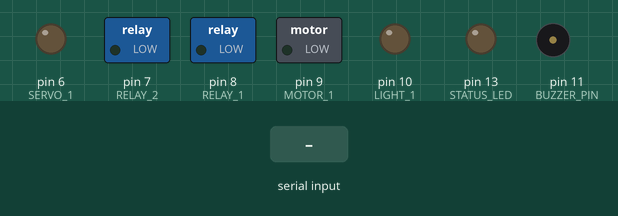
This sketch was run on a simulated Arduino Uno, built with avr-gcc and run on an emulated ATmega328P. On the bench: switched loads named in the sketch (green lamp = pin HIGH), output pins drawn as LEDs (lit = HIGH), buzzer (waves = sounding). The test bench sets the inputs (shaded band).

Above: at 1.2 s.
1.3 s: "2;" received over Serial
At 2.5 s:
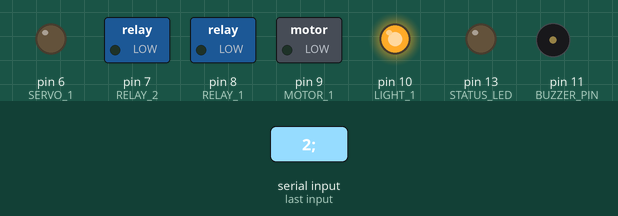
2.8 s: "1;" received over Serial
At 3.8 s:
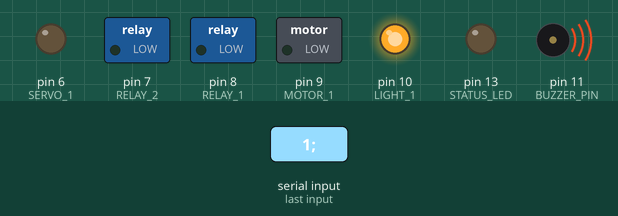
5.8 s: "3;" received over Serial
At 6.1 s:
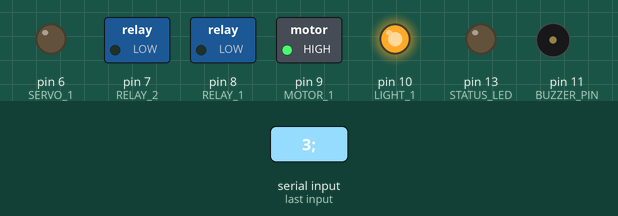
7.3 s: "5;" received over Serial
At 8.5 s:
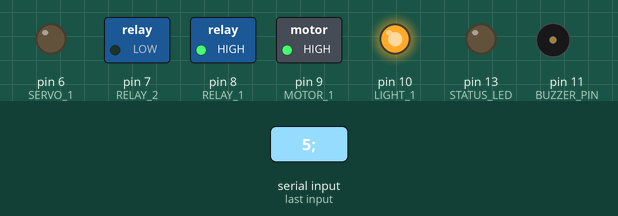
8.8 s: "1,90;" received over Serial
At 9.6 s:
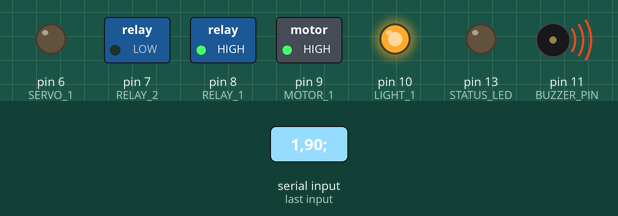
Timing chart, 0 to 12.8 s (numbered marks = the images above; inputs shaded):
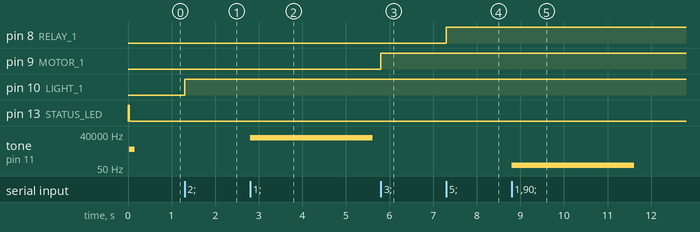

Measured:
- after the input at 1.3 s, pin 10 (LIGHT_1): LOW → HIGH at once
- after the input at 2.8 s, tone on pin 11 (BUZZER_PIN): silent → 18691 Hz at once, → silent 2.8 s later
- after the input at 5.8 s, pin 9 (MOTOR_1): LOW → HIGH at once
- after the input at 7.3 s, pin 8 (RELAY_1): LOW → HIGH at once
- after the input at 8.8 s, tone on pin 11 (BUZZER_PIN): silent → 90 Hz at once, → silent 2.8 s later

The sketch:

SmartHomeController.ino
```cpp
#include <microLED.h>   // подключаем библу
#include <Servo.h> // Подключаем библиотеку для управления сервоприводами.
#include <GParser.h> // Подключаем библиотеку парсинга данных.
#include <parseUtils.h> // Доп. библиотека для библиотеки GParser.h

#define STATUS_LED 13 // Объявляем 13 пин для светодиода.
#define BUZZER_PIN 11 // Объявляем 11 пин для пищалки.
#define LIGHT_1 10 // Объявляем 10 пин для управления осветительным прибором 1.
#define MOTOR_1 9 // Объявляем 9 пин для управления электромотором 1.
#define RELAY_1 8 // Объявляем 8 пин для электронного выключатея 1 (Обычное реле или твердотельное реле на мосфет-транзисторе).
#define RELAY_2 7 // Объявляем 7 пин для электронного выключатея 2 (Обычное реле или твердотельное реле на мосфет-транзисторе).
#define SERVO_1 6 // Объявляем 6 пин для управления сервоприводом 1.
#define SERVO_2 5 // Объявляем 5 пин для управления сервоприводом 2.
#define LED_STRIP_1 4 // Объявляем 4 пин для управления адрессной светодиодной лентой.

#define NUMLEDS 10 // Кол-во светодиодов
#define COLOR_DEBTH 3 // Глубина цвета (байт на цвет).

//Servo servo1; // Объявляем сервопривод servo1.
microLED<NUMLEDS, LED_STRIP_1, MLED_NO_CLOCK, LED_WS2818, ORDER_GRB, CLI_AVER> strip1;

void setup() {
  // Устанавливаем 10 битный 15.6 кГц ШИМ на 10,9 пинах.
  TCCR1A = 0b00000011;  // 10bit
  TCCR1B = 0b00001001;  // x1 fast pwm

  Serial.begin(115200); // Устанавливаем соединение по последовательному порту со скоростью 115200 бод.
  Serial.setTimeout(32); // Устанавливаем таймаут передачи в 32 мс.

  pinMode(STATUS_LED, OUTPUT); // Устанавливаем пин светодиода как выходной.
  pinMode(BUZZER_PIN, OUTPUT); // Устанавливаем пин пищалки как выходной.
  pinMode(LIGHT_1, OUTPUT); // Устанавливаем пин осветительным прибора 1 над столом как выходной.
  pinMode(MOTOR_1, OUTPUT); // Устанавливаем пин электромотора 1 как выходной.
  pinMode(SERVO_1, OUTPUT); // Устанавливаем пин сервопривода 1 как выходной.
  pinMode(RELAY_1, OUTPUT); // Устанавливаем пин электронного выключатея 1 как выходной.
  pinMode(RELAY_2, OUTPUT); // Устанавливаем пин электронного выключатея 2 как выходной.
//pinMode(A0, INPUT); // [DEBUG ONLY] Устанавливаем пин потенциометра как входной.
//servo1.attach(SERVO_1);  // Подключаем сервопривод.
  strip1.setBrightness(255); // Устанавливаем яркость ленты на 100%

  digitalWrite(STATUS_LED, HIGH); // Включаем светодиод.
  delay(32); // Ожидание 32 мс
  tone(BUZZER_PIN, 2000, 128); // Воспроизводим писк с частотой 2кГц.
                               // длительностью 128 мс как оповещение о готовности.
  digitalWrite(STATUS_LED, LOW); // Выключаем светодиод.
}

// Протокол общения с контроллером по UART:
// 0 - Пусто
// 1 - Динамик (Buzzer) (0...2048,0...4096)
// 2 - Свет над столом (0...1023)
// 3 - Электродвигатель [Вентилятор 2pin] (0...1023)
// 4 - Зарезервированно
// 5 - Электронный выключатель 1
// 6 - Электронный выключатель 2
// 7 - Зарезервированно
// 8 - Адрессная светодиодная лента 1
//
// Реализовать:
// 4 - Окно 1 [Сервопривод] (0...180) (Управление в градусах)
// 7 - Окно 2 [Сервопривод] (0...180) (Управление в градусах)
//

void loop() {
  if(Serial.available()){ // Проверяем готовность последовательного порта.
    char str[30]; // Создаём  массив символов str на 31 элемент.

    int amount = Serial.readBytesUntil(';', str, 30); // Чтение данных из последовательного порта.
    str[amount] = NULL; // Обнуляем свободное место в массиве от мусора.

    GParser data(str, ','); // Парсим данные из массива str с разделителем - запятой в data.

    unsigned int ints[5]; // Объявляем массив положитльных чисел на 3 элемента.
    data.parseInts(ints); // Парсим данные из data в массив ints.

    switch(ints[0]){ // Ключ
      case 1: tone(BUZZER_PIN, ints[1], ints[2]); break;  // Когда ключ равен 1, то воспроизводим звук с частотой 2 элемента
                                                          // массива ints, и продолжительностью 3 элемента массива ints.
      case 2: analogWrite(LIGHT_1, (ints[1] == 255 ? 256 : ints[1])); break; // Когда ключ равен 2, то генерируем ШИМ сигнал с заполнением 2 элемента массива ints.
      case 3: analogWrite(MOTOR_1, (ints[1] == 255 ? 256 : ints[1])); break; // Когда ключ равен 3, то генерируем ШИМ сигнал с заполнением 2 элемента массива ints.
//    case 4: servo1.write(ints[1]); break; // Когда ключ равен 4, то задаём угол сервоприводу servo1 равному 2 элементу массива ints.
      case 5: digitalWrite(RELAY_1, ints[1]); break; // Когда ключ равен 5, то задаём состояние электрического выключателя 1 равному 2 элементу массива ints.
      case 6: digitalWrite(RELAY_2, ints[1]); break; // Когда ключ равен 6, то задаём состояние электрического выключателя 2 равному 2 элементу массива ints.
      //    case 7: servo2.write(ints[1]); break; // Когда ключ равен 7, то задаём угол сервоприводу servo2 равному 2 элементу массива ints.
      case 7: strip1.set(ints[1], mRGB(ints[2], ints[3], ints[4])); strip1.setBrightness(ints[5]); strip1.show(); break;   // LED STRIP TEST.
    }
  }
}
```

GParser.h
```cpp
// (licence header left out)
#ifndef _GParser_h
#define _GParser_h
#include "parseUtils.h"

class GParser {
public:
    // передать char array строку, можно указать символ разделитель
    GParser (char* data, char newDiv = ',') {
        buf = data;
        div = newDiv;
    }
    ~GParser() {
        clear();
    }

    // указать символ разделитель
    void setDiv(char newDiv) {
        div = newDiv;
    }

    // освободить буфер
    void clear() {
        if (str) free(str);
    }

    // количество разделённых данных в пакете
    int amount() {
        int i = 0, count = 0;
        while (buf[i]) if (buf[i++] == div) count++;  // подсчёт разделителей
        return ++count;
    }

    // разделить строку на подстроки
    int split() {
        len = amount();                     // количество данных
        clear();                            // освобождаем буфер
        str = (char**)malloc(len * sizeof(char*)); // создаём буфер
        str[0] = buf;                       // строка 0
        int i = 0, j = 0;                   // счётчики
        while (buf[i]) {                    // пока не NULL
            if (buf[i] == div) {            // если разделитель
                buf[i] = '\0';              // меняем на NULL
                str[++j] = buf + i + 1;     // запоминаем начало строки
            }
            i++;
        }
        return len;
    }

    // восстановить строку (вернуть разделители)
    void restore() {
        for (int i = 0; i < len - 1; i++) str[i][strlen(str[i])] = div;
    }

    // получить инт из выбранной подстроки
    int16_t getInt(int num) {
        return atol(str[num]);
    }

    // получить float из выбранной подстроки
    float getFloat(int num) {
        return atof(str[num]);
    }

    // сравнить подстроку с другой строкой
    bool equals(int num, const char* comp) {
        return !strcmp(str[num], comp);
    }

    // распарсить на инты
    int parseInts(int* data) {
        int count = 0;
        char* offset = buf;
        while (true) {
            data[count++] = atoi(offset);
            offset = strchr(offset, div);
            if (offset) offset++;
            else break;
        }
        return count;
    }

    // распарсить на байты
    int parseBytes(uint8_t* data) {
        int count = 0;
        char* offset = buf;
        while (true) {
            data[count++] = atoi(offset);
            offset = strchr(offset, div);
            if (offset) offset++;
            else break;
        }
        return count;
    }

    char* buf = NULL;
    char** str = NULL;

    char* operator [] (uint16_t idx) {
        return str[idx];
    }

private:
    char div;
    int len;
};

#endif
```

parseUtils.h
```cpp
#pragma once
#include <Arduino.h>

// количество подстрок в списке list с разделителем div
uint8_t GP_listSize(char* list, char div = ',');

// разделить список list с разделителем div на подстроки (см. пример)
char* GP_splitList(char* list, char div = ',');

// получить номер, под которым name входит в list с разделителем div. -1 если не входит
int8_t GP_inList(char* name, char* list, char div = ',');

// преобразовать int в строку
void GP_numToChar(int32_t n, char* buf, uint8_t base);

// преобразовать float в строку
void GP_floatToChar(double f, char *buf, uint8_t decimals);

// преобразовать строку в число
int32_t GP_charToNum(char* buf, uint8_t base);

// преобразовать строку в float
double GP_charToFloat(char* buf);

// получить число под индексом idx в списке list с разделителем div
int GP_numFromList(char* list, int idx, char div = ',');

// переписать список list с разделителем div в массив чисел data размером size
uint8_t GP_listToNum(char* list, int* data, uint8_t size, char div = ',');

// преобразовать текстовый цвет (0x, #) в число
uint32_t GP_decodeColor(char* hex);


// http://we.easyelectronics.ru/Soft/preobrazuem-v-stroku-chast-1-celye-chisla.html
struct _GP_div10 {
    _GP_div10(uint32_t n) {
        quot = n >> 1;
        quot += quot >> 1;
        quot += quot >> 4;
        quot += quot >> 8;
        quot += quot >> 16;
        uint32_t qq = quot;
        quot >>= 3;
        rem = uint8_t(n - ((quot << 1) + (qq & ~7ul)));
        if (rem > 9) rem -= 10, quot++;
    }
    uint32_t quot;
    uint8_t rem;
};
```
